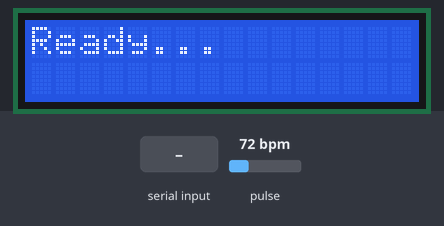
Recording of a sketch running on a simulated Arduino Uno, built with avr-gcc and run on an emulated ATmega328P. Parts: 16×2 character LCD. The test bench sets the inputs (shaded band); at power-on: pulse 72 bpm. What the sketch prints to the serial monitor is not drawn.

Above: at 2.1 s.
5.3 s: pulse set to 62 bpm
7.2 s: pulse set to 58 bpm
At 9.1 s:
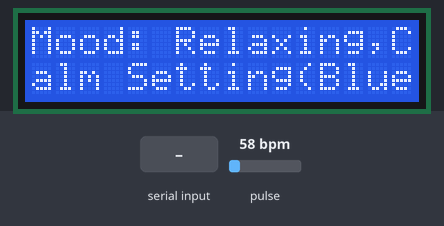
9.5 s: pulse set to 100 bpm
At 10.8 s:
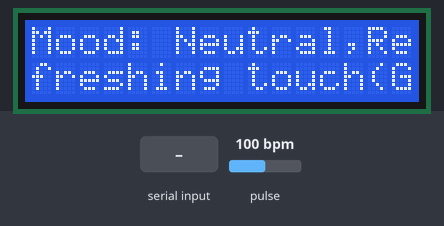
11.1 s: "90,45\n" received over Serial
At 12.7 s:
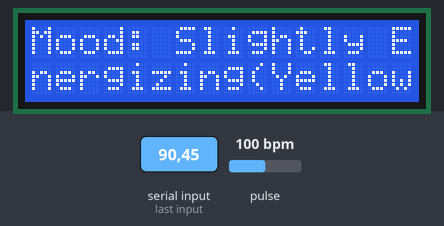
13.0 s: pulse set to 108 bpm
14.5 s: pulse set to 113 bpm
At 15.7 s:
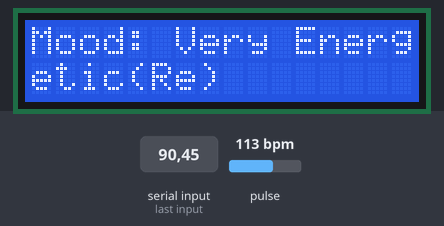
Timing chart, 0 to 17.5 s (numbered marks = the images above; inputs shaded):
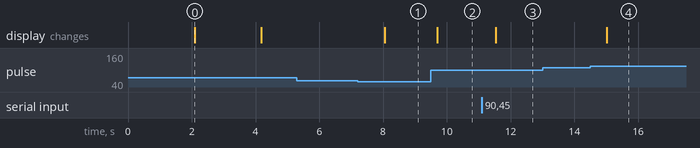

The sketch:

arduino_things_copy_20241209115741.ino
```cpp
#include <IRremote.h>
#include <Wire.h>
#include <LiquidCrystal_I2C.h>
#include <PulseSensorPlayground.h>

// IR Transmitter Config
IRsend irsend; // Creating an object for IR transmission

// LCD Configuration
LiquidCrystal_I2C lcd(0x27, 16, 2); // Address is 0x27 ,with 2rows, 16Columns

// Pulse Sensor Configuration
const int PulseWire = A0;   // PulseSensor connected to A0
int Threshold = 550;       // Threshold for heartbeat detection
PulseSensorPlayground pulseSensor; // Object for Heartbeat Sensor

// Variables for temperature and mood
float temperature = 0.0; // For Temp readings
String transmittedCode; // Stroes the transmitted hex IR code
String mood; // Stores the mood based of given conditions

// Setup function; only runs at the start
void setup() {
    // Initializing Serial Monitor
    Serial.begin(9600);

    // Initializing LCD
    lcd.init();
    lcd.backlight();
    lcd.clear();
    lcd.setCursor(0, 0);
    lcd.print("Initializing..."); // Initializing message
    delay(2000);

    // Initializing Heartrate sensor
    pulseSensor.analogInput(PulseWire); // Setting the sensor input pin
    pulseSensor.setThreshold(Threshold); // Setting the heartbeat detection threshold

    // Starting the PulseSensor/HeartRate Sensor
    if (pulseSensor.begin()) {
        Serial.println("PulseSensor initialized!");
    }

    lcd.clear();
    lcd.setCursor(0, 0);
    lcd.print("Ready..."); // Just a ready message on the lcd
    delay(2000);
}

// Main Loop function; runs constantly
void loop() {
    // Fetch temperature from ThingSpeak via Serial
    if (Serial.available()) { // Checking if there is data available on the Serial port
        String receivedData = Serial.readStringUntil('\n'); // Reading the data until a newline
        if (receivedData.length() > 0) {
            temperature = receivedData.toFloat(); // Converting received data to float
        }
    }

    // Get heart rate (BPM) from PulseSensor
    int myBPM = pulseSensor.getBeatsPerMinute();

    if (pulseSensor.sawStartOfBeat()) { // Check if heartbeat is detected
        Serial.println("Heartbeat detected!"); //Log Detetction
        Serial.print("BPM: ");
        Serial.println(myBPM); // Log BMP

        // Determine mood and IR code to transmit based on temperature and BPM
        if (myBPM < 60 && temperature < 20) {
            mood = "Relaxing,Calm Setting(Blue)";
            transmittedCode = "0xF750AF"; // Blue
            irsend.sendNEC(0xF750AF, 32); //Transmitting code for Blue light
        } else if (myBPM < 60 && temperature >= 20 && temperature <= 25) {
            mood = "Calm, Slightly Warm(White)";
            transmittedCode = "0xF7E01F"; // White
            irsend.sendNEC(0xF7E01F, 32);
        } else if (myBPM >= 80 && myBPM <= 110 && temperature < 20) {
            mood = "Neutral,Refreshing touch(Green)";
            transmittedCode = "0xF7A05F"; // Green
            irsend.sendNEC(0xF7A05F, 32);
        } else if (myBPM >= 80 && myBPM <= 110 && temperature >= 20 && temperature <= 25) {
            mood = "Comfortable,Balanced(Warm Wht)";
            transmittedCode = "0xF730CF"; // Warm White
            irsend.sendNEC(0xF730CF, 32);
        } else if (myBPM >= 80 && myBPM <= 110 && temperature > 25) {
            mood = "Slightly Energizing(Yellow)";
            transmittedCode = "0xF708F7"; // Yellow
            irsend.sendNEC(0xF708F7, 32);
        } else if (myBPM >= 110 && temperature < 20) {
            mood = "High Energy,Cool Balance(Purple)";
            transmittedCode = "0xF76897"; // Purple
            irsend.sendNEC(0xF76897, 32);
        } else if (myBPM >= 110 && temperature >= 20 && temperature <= 25) {
            mood = "Warm & Energizing(Orange)";
            transmittedCode = "0xF710EF"; // Orange
            irsend.sendNEC(0xF710EF, 32);
        } else if (myBPM >= 110 && temperature > 25) {
            mood = "Very Energetic(Re)";
            transmittedCode = "0xF720DF"; // Red
            irsend.sendNEC(0xF720DF, 32);
        } else {
            mood = "Not detected";
            transmittedCode = "0xF7E817"; // Smooth transition if no mood is detected/Sensor Faliure
            irsend.sendNEC(0xF7E817, 32);
        }

        // Update LCD with mood
        lcd.clear();

        // Display the first part of the mood on the first row
        lcd.setCursor(0, 0);
        lcd.print("Mood: ");
        if (mood.length() > 10) {
            lcd.print(mood.substring(0, 10)); // Displaying first 10 characters
        }

        // Print the remaining part of the mood in the second line
        lcd.setCursor(0, 1);
        if (mood.length() > 10) {
            lcd.print(mood.substring(10)); // Print the remaining characters in the second line
        } else {
            lcd.print(mood); // If mood is short, print the full mood in the second line
        }
    }

    delay(20); // Small delay for stability
}
```

Measured:
- the behaviour switches between 60 and 59 bpm on pulse (found by bisection; images 0 and 1)
- the behaviour switches between 110 and 111 bpm on pulse (found by bisection; images 3 and 4)
- after the input at 5.3 s, every drawn part: stays the same
- after the input at 7.2 s, the display: changes after 0.85 s (image 1)
- after the input at 9.5 s, the display: changes after 0.20 s (image 2)
- after the input at 11.1 s, the display: changes after 0.44 s (image 3)
- after the input at 13.0 s, every drawn part: stays the same
- after the input at 14.5 s, the display: changes after 0.52 s (image 4)
- what the display in image 0 shows lasts 2.1 s, from 2.1 s to 4.2 s
